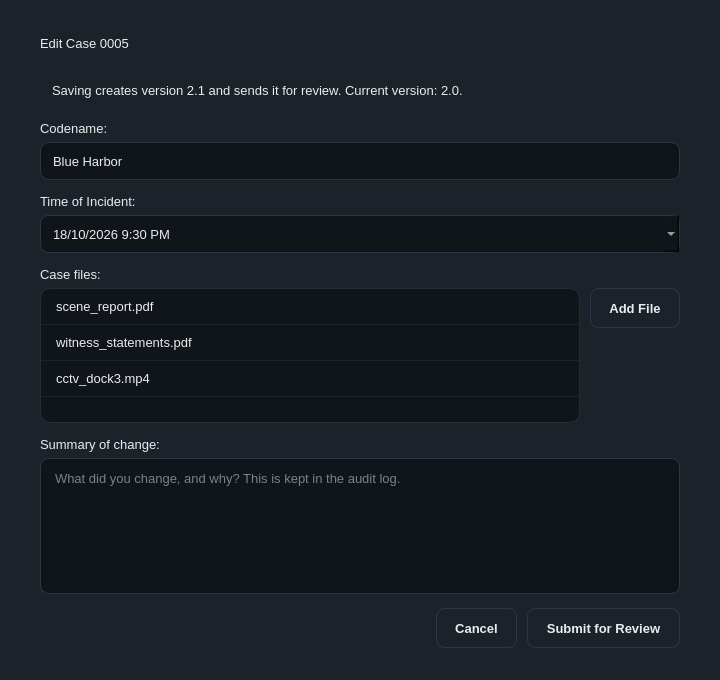
<?xml version="1.0" encoding="UTF-8"?>
<ui version="4.0">
 <class>MainWindow</class>
 <widget class="QMainWindow" name="MainWindow">
  <property name="geometry"><rect><x>0</x><y>0</y><width>720</width><height>680</height></rect></property>
  <property name="windowTitle"><string>MainWindow</string></property>
  <property name="styleSheet"><string notr="true">/* Asche Yiu Police Department - dark / gold theme
   Shared by every .ui file. Widgets pick a style through the dynamic
   property  variant  (Qt Designer: Property Editor &gt; Dynamic Properties). */

QMainWindow, QDialog, QWidget#centralwidget { background: #1c222a; }
QWidget { color: #eaecef; font-family: "Inter", "SF Pro Text", "Segoe UI", "Helvetica Neue", sans-serif; font-size: 13px; }
QLabel { background: transparent; }
QCheckBox { background: transparent; spacing: 8px; }

/* ---- typography ---- */
QLabel[variant="title"]     { font-size: 20px; font-weight: 700; color: #eaecef; }
QLabel[variant="subtitle"]  { font-size: 13px; color: #8b94a3; }
QLabel[variant="field"]     { color: #8b94a3; }
QLabel[variant="section"]   { color: #eaecef; font-size: 14px; font-weight: 600; }
QLabel[variant="cardTitle"] { font-size: 16px; font-weight: 700; color: #eaecef; }
QLabel[variant="value"]     { font-size: 14px; font-weight: 600; color: #eaecef; }
QLabel[variant="hint"]      { color: #8b94a3; font-size: 12px; }
QLabel[variant="stat"]      { color: #c3a459; font-size: 22px; font-weight: 700; }
QFrame[variant="accent"]    { background: #c3a459; border: none; border-radius: 1px; }

/* ---- badges / icons ---- */
QLabel[variant="badgeGold"]  { background: rgba(195,164,89,40);  color: #c3a459; border-radius: 10px; padding: 3px 10px; font-size: 11px; font-weight: 700; }
QLabel[variant="badgeGreen"] { background: rgba(111,159,125,40); color: #7fb08c; border-radius: 10px; padding: 3px 10px; font-size: 11px; font-weight: 700; }
QLabel[variant="badgeRed"]   { background: rgba(184,105,95,45);  color: #cf7d72; border-radius: 10px; padding: 3px 10px; font-size: 11px; font-weight: 700; }
QLabel[variant="badgeMuted"] { background: rgba(139,148,163,35); color: #aab2bf; border-radius: 10px; padding: 3px 10px; font-size: 11px; font-weight: 700; }
QLabel[variant="avatar"]     { background: #c3a459; color: #10151a; border-radius: 24px; font-size: 16px; font-weight: 700; }
QLabel[variant="iconGold"]   { background: rgba(195,164,89,40);  color: #c3a459; border-radius: 30px; font-size: 26px; font-weight: 700; }
QLabel[variant="iconRed"]    { background: rgba(184,105,95,45);  color: #cf7d72; border-radius: 30px; font-size: 26px; font-weight: 700; }

/* ---- containers ---- */
QFrame[variant="card"]      { background: #252c37; border: 1px solid #2d3640; border-radius: 12px; }
QFrame[variant="notice"]    { background: rgba(195,164,89,26);  border: 1px solid rgba(195,164,89,90);  border-radius: 8px; }
QFrame[variant="noticeRed"] { background: rgba(184,105,95,30);  border: 1px solid rgba(184,105,95,100); border-radius: 8px; }
QFrame[variant="dropzone"]  { background: #10151a; border: 1px dashed #3a4552; border-radius: 10px; }
QFrame[variant="card"] QLabel, QFrame[variant="notice"] QLabel, QFrame[variant="noticeRed"] QLabel, QFrame[variant="dropzone"] QLabel { border: none; }

/* ---- inputs ---- */
QLineEdit, QTextEdit, QPlainTextEdit, QDateTimeEdit, QSpinBox, QDoubleSpinBox, QComboBox {
    background: #10151a; border: 1px solid #2d3640; border-radius: 8px; padding: 8px 10px; min-height: 20px;
    selection-background-color: #c3a459; selection-color: #10151a; }
QLineEdit:focus, QTextEdit:focus, QPlainTextEdit:focus, QDateTimeEdit:focus, QSpinBox:focus, QDoubleSpinBox:focus, QComboBox:focus { border: 1px solid #c3a459; }
QLineEdit[readOnly="true"], QPlainTextEdit[readOnly="true"], QTextEdit[readOnly="true"] { background: #161c22; color: #eaecef; }
QComboBox QAbstractItemView { background: #10151a; border: 1px solid #2d3640; selection-background-color: #2b3440; selection-color: #eaecef; outline: 0; }

/* ---- buttons ---- */
QPushButton { background: #1c222a; border: 1px solid #2d3640; border-radius: 8px; padding: 9px 18px; min-height: 20px; font-weight: 600; color: #eaecef; }
QPushButton:hover { background: #232b35; border-color: #3a4552; }
QPushButton:pressed { background: #10151a; }
QPushButton:disabled { color: #5b6573; border-color: #252d36; }
QPushButton[variant="primary"] { background: #c3a459; border: 1px solid #c3a459; color: #10151a; font-weight: 700; }
QPushButton[variant="primary"]:hover { background: #cfb26a; border-color: #cfb26a; }
QPushButton[variant="primary"]:pressed { background: #b39549; }
QPushButton[variant="primary"]:disabled { background: #4a4332; border-color: #4a4332; color: #8a8168; }
QPushButton[variant="accept"] { background: #273235; border: 1px solid #34483f; color: #7fb08c; font-weight: 700; }
QPushButton[variant="accept"]:hover { background: #2c3a3d; }
QPushButton[variant="reject"] { background: #2f2b31; border: 1px solid #4a3638; color: #cf7d72; font-weight: 700; }
QPushButton[variant="reject"]:hover { background: #352e34; }
QPushButton[variant="tile"] { background: #252c37; border: 1px solid #2d3640; border-radius: 12px; padding: 16px 20px; text-align: left; font-size: 14px; font-weight: 500; }
QPushButton[variant="tile"]:hover { border-color: #c3a459; background: #29313d; }

/* ---- lists / tables ---- */
QListWidget, QTableWidget, QTreeWidget { background: #10151a; border: 1px solid #252d36; border-radius: 10px; outline: 0; gridline-color: transparent; alternate-background-color: #131920; }
QListWidget::item { padding: 10px 12px; border-bottom: 1px solid #1d242c; }
QListWidget::item:selected, QTableWidget::item:selected { background: #232b35; color: #eaecef; }
QListWidget::item:hover, QTableWidget::item:hover { background: #1a2129; }
QTableWidget::item { padding: 8px 12px; border-bottom: 1px solid #1d242c; }
QHeaderView { background: #252c37; border: none; border-top-left-radius: 10px; border-top-right-radius: 10px; }
QHeaderView::section { background: #252c37; color: #8b94a3; font-weight: 600; border: none; padding: 10px 12px; }
QTableCornerButton::section { background: #252c37; border: none; }
QTableView::indicator, QListView::indicator, QCheckBox::indicator { width: 16px; height: 16px; border: 1px solid #3a4552; border-radius: 4px; background: #10151a; }
QTableView::indicator:checked, QListView::indicator:checked, QCheckBox::indicator:checked { background: #c3a459; border-color: #c3a459; }

/* ---- tabs ---- */
QTabWidget::pane { border: none; top: 8px; }
QTabBar::tab { background: transparent; color: #8b94a3; padding: 8px 16px; margin-right: 4px; border: none; border-bottom: 2px solid #2d3640; font-weight: 600; }
QTabBar::tab:selected { color: #eaecef; border-bottom: 2px solid #c3a459; }
QTabBar::tab:hover:!selected { color: #c9ced6; }

/* ---- scrollbars ---- */
QScrollBar:vertical { background: transparent; width: 10px; margin: 2px; }
QScrollBar::handle:vertical { background: #2d3640; border-radius: 3px; min-height: 24px; }
QScrollBar:horizontal { background: transparent; height: 10px; margin: 2px; }
QScrollBar::handle:horizontal { background: #2d3640; border-radius: 3px; min-width: 24px; }
QScrollBar::add-line, QScrollBar::sub-line { width: 0; height: 0; }
QScrollBar::add-page, QScrollBar::sub-page { background: transparent; }

/* spin boxes: keep typing area clean, arrows via keyboard / wheel */
QSpinBox::up-button, QSpinBox::down-button, QDoubleSpinBox::up-button, QDoubleSpinBox::down-button { width: 0; border: none; }
</string></property>
  <widget class="QWidget" name="centralwidget"><layout class="QVBoxLayout" name="layout_106"><property name="leftMargin"><number>40</number></property><property name="topMargin"><number>36</number></property><property name="rightMargin"><number>40</number></property><property name="bottomMargin"><number>32</number></property><property name="spacing"><number>14</number></property><item><layout class="QVBoxLayout" name="layout_90"><property name="leftMargin"><number>0</number></property><property name="topMargin"><number>0</number></property><property name="rightMargin"><number>0</number></property><property name="bottomMargin"><number>0</number></property><property name="spacing"><number>6</number></property><item><widget class="QLabel" name="lblTitle"><property name="variant" stdset="0"><string>title</string></property><property name="text"><string>Edit Case 0005</string></property></widget></item><item><widget class="QFrame" name="qframe_89"><property name="variant" stdset="0"><string>accent</string></property><property name="minimumSize"><size><width>32</width><height>3</height></size></property><property name="maximumSize"><size><width>32</width><height>3</height></size></property></widget></item></layout></item><item><widget class="QFrame" name="frameVersionNotice"><property name="variant" stdset="0"><string>notice</string></property><layout class="QHBoxLayout" name="layout_92"><property name="leftMargin"><number>12</number></property><property name="topMargin"><number>9</number></property><property name="rightMargin"><number>12</number></property><property name="bottomMargin"><number>9</number></property><item><widget class="QLabel" name="qlabel_91"><property name="text"><string>Saving creates version 2.1 and sends it for review. Current version: 2.0.</string></property><property name="wordWrap"><bool>true</bool></property></widget></item></layout></widget></item><item><layout class="QVBoxLayout" name="layout_94"><property name="leftMargin"><number>0</number></property><property name="topMargin"><number>0</number></property><property name="rightMargin"><number>0</number></property><property name="bottomMargin"><number>0</number></property><property name="spacing"><number>6</number></property><item><widget class="QLabel" name="qlabel_93"><property name="variant" stdset="0"><string>field</string></property><property name="text"><string>Codename:</string></property></widget></item><item><widget class="QLineEdit" name="edtCodename"><property name="text"><string>Blue Harbor</string></property></widget></item></layout></item><item><layout class="QVBoxLayout" name="layout_96"><property name="leftMargin"><number>0</number></property><property name="topMargin"><number>0</number></property><property name="rightMargin"><number>0</number></property><property name="bottomMargin"><number>0</number></property><property name="spacing"><number>6</number></property><item><widget class="QLabel" name="qlabel_95"><property name="variant" stdset="0"><string>field</string></property><property name="text"><string>Time of Incident:</string></property></widget></item><item><widget class="QDateTimeEdit" name="dteIncident"><property name="dateTime"><datetime><hour>21</hour><minute>30</minute><second>0</second><year>2026</year><month>10</month><day>18</day></datetime></property><property name="calendarPopup"><bool>true</bool></property><property name="displayFormat"><string>d/M/yyyy h:mm AP</string></property></widget></item></layout></item><item><layout class="QVBoxLayout" name="layout_101"><property name="leftMargin"><number>0</number></property><property name="topMargin"><number>0</number></property><property name="rightMargin"><number>0</number></property><property name="bottomMargin"><number>0</number></property><property name="spacing"><number>6</number></property><item><widget class="QLabel" name="qlabel_100"><property name="variant" stdset="0"><string>field</string></property><property name="text"><string>Case files:</string></property></widget></item><item><layout class="QHBoxLayout" name="layout_99" stretch="1,0"><property name="leftMargin"><number>0</number></property><property name="topMargin"><number>0</number></property><property name="rightMargin"><number>0</number></property><property name="bottomMargin"><number>0</number></property><property name="spacing"><number>10</number></property><item><widget class="QListWidget" name="lstCaseFiles"><property name="editTriggers"><enum>QAbstractItemView::NoEditTriggers</enum></property><property name="minimumSize"><size><width>0</width><height>84</height></size></property><item><property name="text"><string>scene_report.pdf</string></property></item><item><property name="text"><string>witness_statements.pdf</string></property></item><item><property name="text"><string>cctv_dock3.mp4</string></property></item></widget></item><item><layout class="QVBoxLayout" name="layout_98"><property name="leftMargin"><number>0</number></property><property name="topMargin"><number>0</number></property><property name="rightMargin"><number>0</number></property><property name="bottomMargin"><number>0</number></property><item><widget class="QPushButton" name="btnAddFile"><property name="text"><string>Add File</string></property></widget></item><item><spacer name="spacer_97"><property name="orientation"><enum>Qt::Vertical</enum></property><property name="sizeHint" stdset="0"><size><width>20</width><height>20</height></size></property></spacer></item></layout></item></layout></item></layout></item><item><layout class="QVBoxLayout" name="layout_103"><property name="leftMargin"><number>0</number></property><property name="topMargin"><number>0</number></property><property name="rightMargin"><number>0</number></property><property name="bottomMargin"><number>0</number></property><property name="spacing"><number>6</number></property><item><widget class="QLabel" name="qlabel_102"><property name="variant" stdset="0"><string>field</string></property><property name="text"><string>Summary of change:</string></property></widget></item><item><widget class="QPlainTextEdit" name="txtChangeSummary"><property name="placeholderText"><string>What did you change, and why? This is kept in the audit log.</string></property><property name="minimumSize"><size><width>0</width><height>84</height></size></property></widget></item></layout></item><item><layout class="QHBoxLayout" name="layout_105"><property name="leftMargin"><number>0</number></property><property name="topMargin"><number>0</number></property><property name="rightMargin"><number>0</number></property><property name="bottomMargin"><number>0</number></property><property name="spacing"><number>10</number></property><item><spacer name="spacer_104"><property name="orientation"><enum>Qt::Horizontal</enum></property><property name="sizeHint" stdset="0"><size><width>20</width><height>20</height></size></property></spacer></item><item><widget class="QPushButton" name="btnCancel"><property name="text"><string>Cancel</string></property></widget></item><item><widget class="QPushButton" name="btnSubmit"><property name="variant" stdset="0"><string>primary</string></property><property name="text"><string>Submit for Review</string></property></widget></item></layout></item></layout></widget>
 </widget>
 <resources/>
 <connections/>
</ui>
